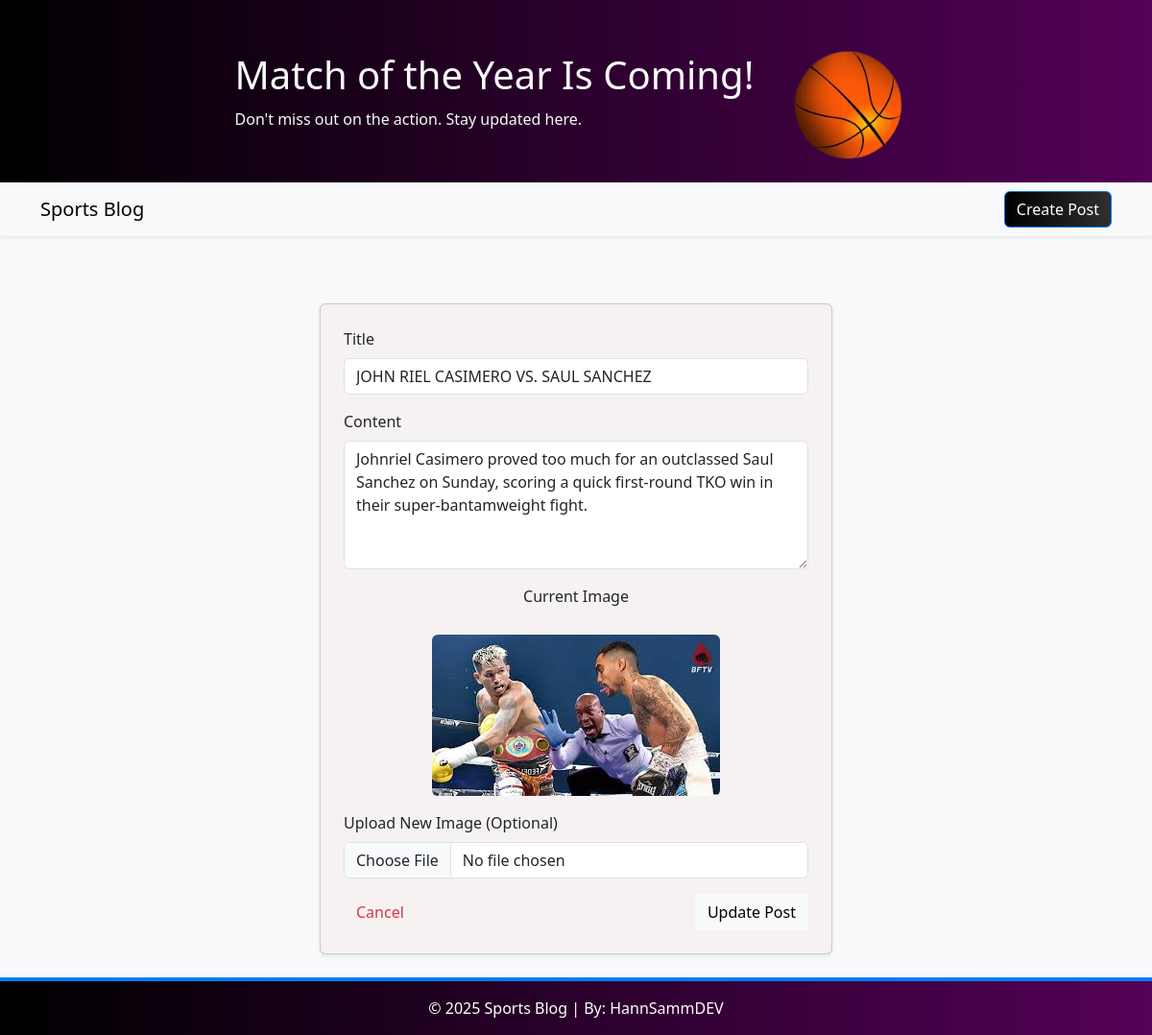
Page /update/3 on the committed database.
### tables this page shows
CREATE TABLE post (
	id INTEGER NOT NULL, 
	title VARCHAR(100) NOT NULL, 
	content TEXT NOT NULL, 
	image VARCHAR(100), 
	PRIMARY KEY (id)
);

### app.py (the view, shortened to what this page needs)
@app.route("/update/<int:post_id>", methods=["GET", "POST"])
def update_post(post_id):
    conn = get_db_connection()
    post = conn.execute("SELECT * FROM post WHERE id = ?", (post_id,)).fetchone()
    conn.close()
    return render_template("update_post.html", post=post)

### app.py (called while the page is built)
def get_db_connection():
    conn = sqlite3.connect(DATABASE)
    conn.row_factory = sqlite3.Row
    return conn

### templates/update_post.html (shortened to what this page needs)
{% extends "layout.html" %}
{% block content %}
<div class="container">
    <h2 class="text-center mt-4">Edit Your Post</h2>
    <div class="row justify-content-center">
        <div class="col-md-6">
            <div class="card shadow-sm p-4 " style="background-color: #f7f2f2;">
                <form action="{{ url_for('update_post', post_id=post.id) }}" method="POST" enctype="multipart/form-data">
                    <div class="mb-3">
                        <label class="form-label text-dark">Title</label>
                        <input type="text" class="form-control" name="title" value="{{ post.title }}" required>
                    </div>
                    <div class="mb-3">
                        <label class="form-label text-dark">Content</label>
                        <textarea class="form-control" name="content" rows="5" required>{{ post.content }}</textarea>
                    </div>
                    {% if post.image %}
                    <div class="mb-3 text-center">
                        <label class="form-label text-dark">Current Image</label>
                        <br>
                        <img src="{{ url_for('static', filename='images/' + post.image) }}" alt="Post Image" class="img-fluid rounded" style="max-width: 100%;">
                    </div>
                    {% endif %}
                    <div class="mb-3">
                        <label class="form-label text-dark">Upload New Image (Optional)</label>
                        <input type="file" class="form-control" name="image">
                    </div>
                    <div class="d-flex justify-content-between">
                        <a href="{{ url_for('home') }}" class="btn btn-link text-danger " style="text-decoration: none;">Cancel</a>
                        <button type="submit" class="btn btn-light">Update Post</button>
                    </div>
                </form>
            </div>
        </div>
    </div>
</div>
{% endblock %}

### rows in the picture
post: title "JOHN RIEL CASIMERO VS. SAUL SANCHEZ", content "Johnriel Casimero proved too much for an outclassed Saul Sanchez on Sunday, scoring a quick first-round TKO win in their super-bantamweight fight.", image (picture)
